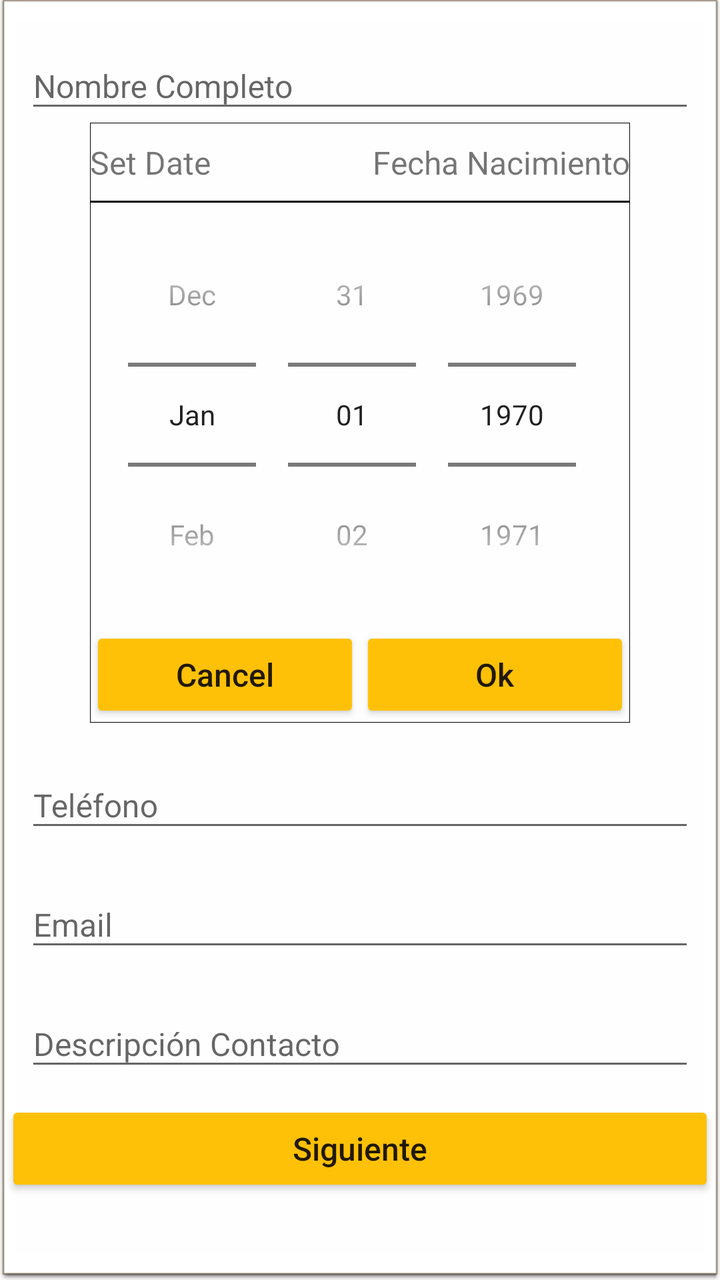
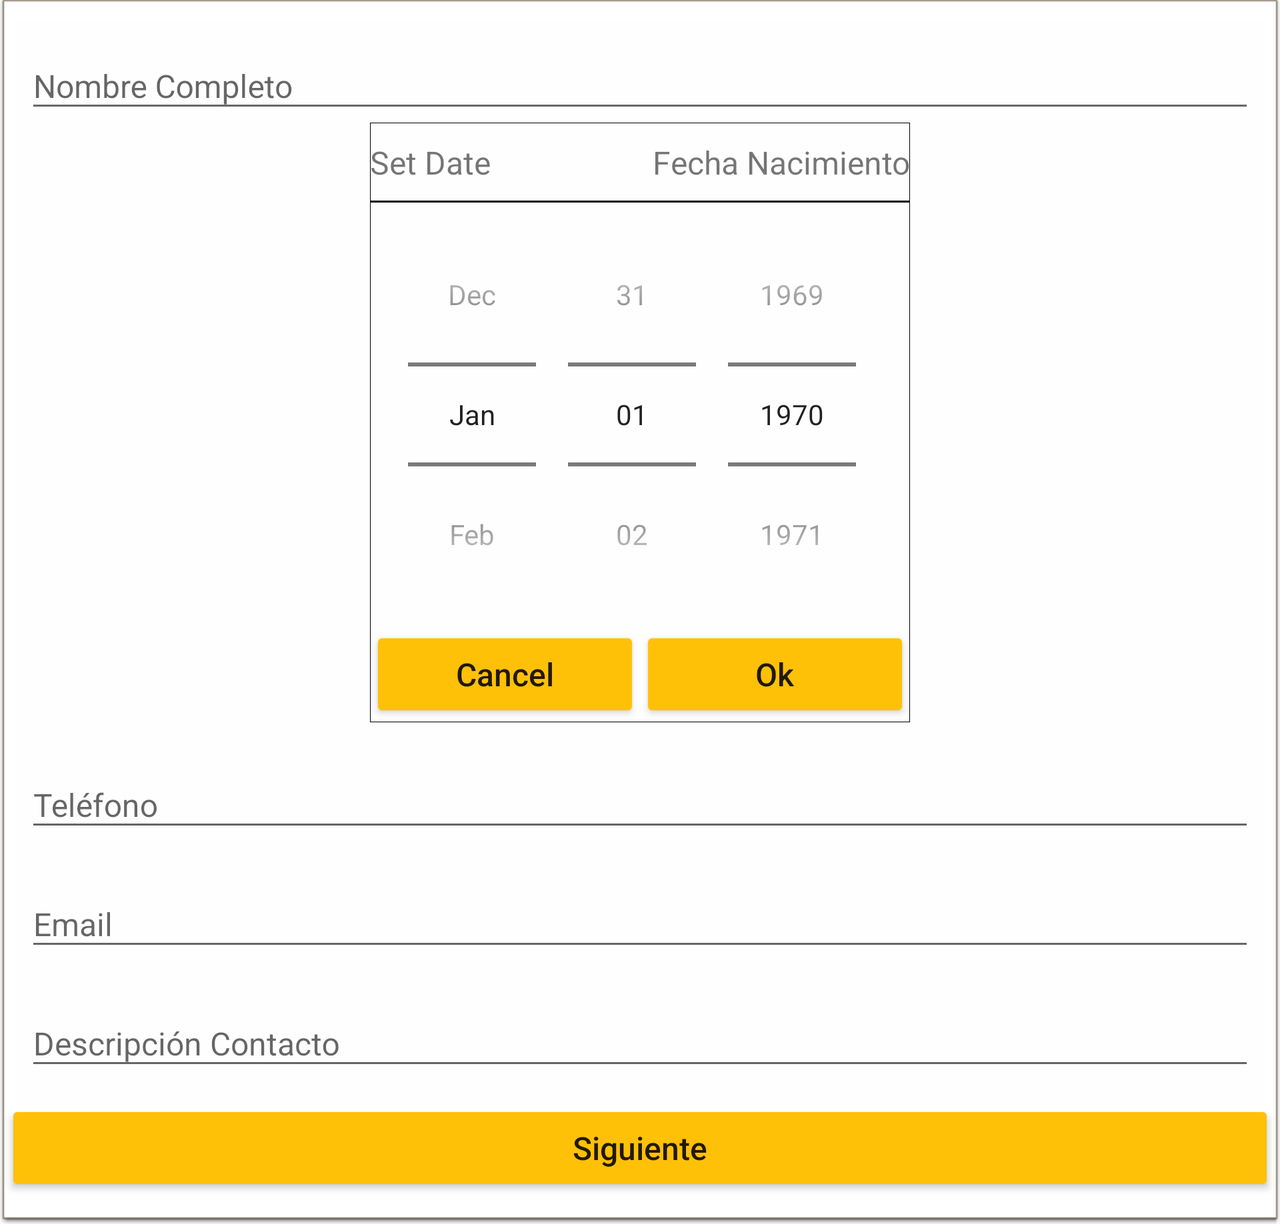

The same Android screen from two of the app's own layout files: first res/layout/ as a phone draws it, then the repository's variant for another configuration, drawn on a device whose configuration selects that folder. Both files follow.
<!-- AndroidManifest.xml: application theme AppTheme -->
<!-- res/layout/activity_main.xml -->
<?xml version="1.0" encoding="utf-8"?>
<RelativeLayout xmlns:android="http://schemas.android.com/apk/res/android"
    xmlns:app="http://schemas.android.com/apk/res-auto"
    xmlns:tools="http://schemas.android.com/tools"
    android:layout_width="match_parent"
    android:layout_height="match_parent"
    android:background="@android:drawable/editbox_dropdown_light_frame"
    tools:context=".MainActivity">

    <com.google.android.material.textfield.TextInputLayout
        android:id="@+id/tfNombre"
        android:layout_width="match_parent"
        android:layout_height="wrap_content"
        android:layout_marginLeft="@dimen/left"
        android:layout_marginTop="@dimen/top"
        android:layout_marginRight="@dimen/right"
        android:hint="@string/nombre">

        <com.google.android.material.textfield.TextInputEditText
            android:id="@+id/tieditNombre"
            android:layout_width="match_parent"
            android:layout_height="wrap_content"
            android:textSize="@dimen/textSize" />


    </com.google.android.material.textfield.TextInputLayout>

    <LinearLayout
        android:id="@+id/lldatePicker"
        android:layout_width="270dp"
        android:layout_height="wrap_content"
        android:layout_below="@+id/tfNombre"
        android:layout_centerInParent="true"
        android:background="@drawable/border"
        android:orientation="vertical">

        <LinearLayout
            android:id="@+id/tr1"
            android:layout_width="match_parent"
            android:layout_height="wrap_content"
            android:orientation="horizontal">

            <TextView
                android:id="@+id/setDate"
                android:layout_width="0dp"
                android:layout_height="40dp"
                android:layout_weight="1"
                android:background="@drawable/lineborder"
                android:text="@string/setDate"
                android:textSize="@dimen/textSize"
                android:gravity="center_vertical|left"/>

            <TextView
                android:id="@+id/fNacimiento"
                android:layout_width="0dp"
                android:layout_height="40dp"
                android:layout_weight="1"
                android:background="@drawable/lineborder"
                android:text="@string/fechaNac"
                android:textSize="@dimen/textSize"
                android:gravity="center_vertical|right"/>

        </LinearLayout>

        <DatePicker
            android:id="@+id/datePicker"
            android:layout_width="match_parent"
            android:layout_height="wrap_content"
            android:layout_below="@+id/titleDatePicker"
            android:layout_centerHorizontal="true"
            android:calendarViewShown="false"
            android:datePickerMode="spinner"
            android:headerDayOfMonthTextAppearance="@string/email"
            android:textSize="@dimen/textSize" />

        <LinearLayout
            android:id="@+id/tr2"
            android:layout_width="match_parent"
            android:layout_height="wrap_content"
            android:orientation="horizontal">

            <Button
                android:id="@+id/cancel_button"
                android:layout_width="0dp"
                android:layout_height="wrap_content"
                android:layout_weight="1"
                android:onClick="onclicCancel"
                android:text="@string/cancel"
                android:textAllCaps="false"
                android:textSize="@dimen/textSize"
                android:theme="@style/miBotonRaised" />

            <Button
                android:id="@+id/ok_button"
                android:layout_width="0dp"
                android:layout_height="wrap_content"
                android:layout_weight="1"
                android:onClick="onclicOk"
                android:text="@string/ok"
                android:textAllCaps="false"
                android:textSize="@dimen/textSize"
                android:theme="@style/miBotonRaised" />
        </LinearLayout>

    </LinearLayout>


    <com.google.android.material.textfield.TextInputLayout
        android:id="@+id/tfTelefono"
        android:layout_width="match_parent"
        android:layout_height="wrap_content"
        android:layout_below="@+id/lldatePicker"
        android:layout_marginLeft="@dimen/left"
        android:layout_marginTop="@dimen/top"
        android:layout_marginRight="@dimen/right"
        android:hint="@string/telefono">

        <com.google.android.material.textfield.TextInputEditText
            android:id="@+id/tieditTelefono"
            android:layout_width="match_parent"
            android:layout_height="wrap_content"
            android:textSize="@dimen/textSize" />

    </com.google.android.material.textfield.TextInputLayout>

    <com.google.android.material.textfield.TextInputLayout
        android:id="@+id/tfEmail"
        android:layout_width="match_parent"
        android:layout_height="wrap_content"
        android:layout_below="@id/tfTelefono"
        android:layout_marginLeft="@dimen/left"
        android:layout_marginTop="@dimen/top"
        android:layout_marginRight="@dimen/right"
        android:hint="@string/email">

        <com.google.android.material.textfield.TextInputEditText
            android:id="@+id/tieditEmail"
            android:layout_width="match_parent"
            android:layout_height="wrap_content"
            android:textSize="@dimen/textSize" />

    </com.google.android.material.textfield.TextInputLayout>

    <com.google.android.material.textfield.TextInputLayout
        android:id="@+id/tfDescContacto"
        android:layout_width="match_parent"
        android:layout_height="wrap_content"
        android:layout_below="@id/tfEmail"
        android:layout_marginLeft="@dimen/left"
        android:layout_marginTop="@dimen/top"
        android:layout_marginRight="@dimen/right"
        android:hint="@string/descContacto">

        <com.google.android.material.textfield.TextInputEditText
            android:id="@+id/tieditDescContact"
            android:layout_width="match_parent"
            android:layout_height="wrap_content"
            android:textSize="@dimen/textSize" />

    </com.google.android.material.textfield.TextInputLayout>

    <Button
        android:id="@+id/sig_button"
        android:layout_width="match_parent"
        android:layout_height="wrap_content"
        android:layout_below="@id/tfDescContacto"
        android:layout_marginTop="@dimen/top"
        android:layout_marginBottom="@dimen/bottom"
        android:onClick="onclickSiguiente"
        android:text="@string/siguiente"
        android:textAllCaps="false"
        android:textSize="@dimen/textSize"
        android:theme="@style/miBotonRaised" />

</RelativeLayout>
<!-- resources referenced by this layout -->
<resources>
  <dimen name="bottom">10dp</dimen>
  <dimen name="left">10dp</dimen>
  <dimen name="right">10dp</dimen>
  <dimen name="textSize">16sp</dimen>
  <dimen name="top">10dp</dimen>
  <!-- drawable border (drawable-v24) -->
  <?xml version="1.0" encoding="utf-8"?>
  <shape xmlns:android="http://schemas.android.com/apk/res/android"
      android:shape="rectangle">
      <stroke
          android:width="1px"
          android:color="@android:color/black"
          />
  </shape>
  <!-- drawable lineborder (drawable-v24) -->
  <?xml version="1.0" encoding="utf-8"?>
  <layer-list xmlns:android="http://schemas.android.com/apk/res/android">
      <item android:top="-2dp" android:left="-2dp" android:right="-2dp">
          <shape android:shape="rectangle">
              <stroke android:width="1dp" android:color="#000000" />
              <solid android:color="#00000000" />
          </shape>
      </item>
  </layer-list>
  <string name="cancel">Cancel</string>
  <string name="descContacto">Descripción Contacto</string>
  <string name="email">Email</string>
  <string name="fechaNac">Fecha Nacimiento</string>
  <string name="nombre">Nombre Completo</string>
  <string name="ok">Ok</string>
  <string name="setDate">Set Date</string>
  <string name="siguiente">Siguiente</string>
  <string name="telefono">Teléfono</string>
  <style name="miBotonRaised" parent="Theme.AppCompat.Light.DarkActionBar">
          
          <item name="colorButtonNormal">@color/colorAccent</item>
          <item name="colorControlHighlight">@color/white</item>
          <item name="colorAccent">@color/colorAccent</item>
      </style>
  <style name="AppTheme" parent="Theme.AppCompat.Light.DarkActionBar">
          
          <item name="colorPrimary">@color/colorPrimary</item>
          <item name="colorPrimaryDark">@color/colorPrimaryDark</item>
          <item name="colorAccent">@color/colorAccent</item>
      </style>
  <color name="colorAccent">#FFC107</color>
  <color name="white">#FFFFFF</color>
  <color name="colorPrimary">#673AB7</color>
  <color name="colorPrimaryDark">#512DA8</color>
</resources>
<!-- res/layout-land/activity_main.xml (the repository's variant of the layout above) -->
<!-- drawn on the phone turned sideways -->
<?xml version="1.0" encoding="utf-8"?>
<ScrollView xmlns:android="http://schemas.android.com/apk/res/android"
    xmlns:app="http://schemas.android.com/apk/res-auto"
    xmlns:tools="http://schemas.android.com/tools"
    android:layout_width="match_parent"
    android:layout_height="match_parent">
    <RelativeLayout
        android:layout_width="match_parent"
        android:layout_height="match_parent"
        android:background="@android:drawable/editbox_dropdown_light_frame"
        tools:context=".MainActivity">

        <com.google.android.material.textfield.TextInputLayout
            android:id="@+id/tfNombre"
            android:layout_width="match_parent"
            android:layout_height="wrap_content"
            android:layout_marginLeft="@dimen/left"
            android:layout_marginTop="@dimen/top"
            android:layout_marginRight="@dimen/right"
            android:hint="@string/nombre">

            <com.google.android.material.textfield.TextInputEditText
                android:id="@+id/tieditNombre"
                android:layout_width="match_parent"
                android:layout_height="wrap_content"
                android:textSize="@dimen/textSize" />


        </com.google.android.material.textfield.TextInputLayout>

        <LinearLayout
            android:id="@+id/lldatePicker"
            android:layout_width="270dp"
            android:layout_height="wrap_content"
            android:layout_below="@+id/tfNombre"
            android:layout_centerInParent="true"
            android:background="@drawable/border"
            android:orientation="vertical">

            <LinearLayout
                android:id="@+id/tr1"
                android:layout_width="match_parent"
                android:layout_height="wrap_content"
                android:orientation="horizontal">

                <TextView
                    android:id="@+id/setDate"
                    android:layout_width="0dp"
                    android:layout_height="40dp"
                    android:layout_weight="1"
                    android:background="@drawable/lineborder"
                    android:text="@string/setDate"
                    android:textSize="@dimen/textSize"
                    android:gravity="center_vertical|left"/>

                <TextView
                    android:id="@+id/fNacimiento"
                    android:layout_width="0dp"
                    android:layout_height="40dp"
                    android:layout_weight="1"
                    android:background="@drawable/lineborder"
                    android:text="@string/fechaNac"
                    android:textSize="@dimen/textSize"
                    android:gravity="center_vertical|right"/>

            </LinearLayout>

            <DatePicker
                android:id="@+id/datePicker"
                android:layout_width="match_parent"
                android:layout_height="wrap_content"
                android:layout_below="@+id/titleDatePicker"
                android:layout_centerHorizontal="true"
                android:calendarViewShown="false"
                android:datePickerMode="spinner"
                android:headerDayOfMonthTextAppearance="@string/email"
                android:textSize="@dimen/textSize" />

            <LinearLayout
                android:id="@+id/tr2"
                android:layout_width="match_parent"
                android:layout_height="wrap_content"
                android:orientation="horizontal">

                <Button
                    android:id="@+id/cancel_button"
                    android:layout_width="0dp"
                    android:layout_height="wrap_content"
                    android:layout_weight="1"
                    android:onClick="onclicCancel"
                    android:text="@string/cancel"
                    android:textAllCaps="false"
                    android:textSize="@dimen/textSize"
                    android:theme="@style/miBotonRaised" />

                <Button
                    android:id="@+id/ok_button"
                    android:layout_width="0dp"
                    android:layout_height="wrap_content"
                    android:layout_weight="1"
                    android:onClick="onclicOk"
                    android:text="@string/ok"
                    android:textAllCaps="false"
                    android:textSize="@dimen/textSize"
                    android:theme="@style/miBotonRaised" />
            </LinearLayout>

        </LinearLayout>


        <com.google.android.material.textfield.TextInputLayout
            android:id="@+id/tfTelefono"
            android:layout_width="match_parent"
            android:layout_height="wrap_content"
            android:layout_below="@+id/lldatePicker"
            android:layout_marginLeft="@dimen/left"
            android:layout_marginTop="@dimen/top"
            android:layout_marginRight="@dimen/right"
            android:hint="@string/telefono">

            <com.google.android.material.textfield.TextInputEditText
                android:id="@+id/tieditTelefono"
                android:layout_width="match_parent"
                android:layout_height="wrap_content"
                android:textSize="@dimen/textSize" />

        </com.google.android.material.textfield.TextInputLayout>

        <com.google.android.material.textfield.TextInputLayout
            android:id="@+id/tfEmail"
            android:layout_width="match_parent"
            android:layout_height="wrap_content"
            android:layout_below="@id/tfTelefono"
            android:layout_marginLeft="@dimen/left"
            android:layout_marginTop="@dimen/top"
            android:layout_marginRight="@dimen/right"
            android:hint="@string/email">

            <com.google.android.material.textfield.TextInputEditText
                android:id="@+id/tieditEmail"
                android:layout_width="match_parent"
                android:layout_height="wrap_content"
                android:textSize="@dimen/textSize" />

        </com.google.android.material.textfield.TextInputLayout>

        <com.google.android.material.textfield.TextInputLayout
            android:id="@+id/tfDescContacto"
            android:layout_width="match_parent"
            android:layout_height="wrap_content"
            android:layout_below="@id/tfEmail"
            android:layout_marginLeft="@dimen/left"
            android:layout_marginTop="@dimen/top"
            android:layout_marginRight="@dimen/right"
            android:hint="@string/descContacto">

            <com.google.android.material.textfield.TextInputEditText
                android:id="@+id/tieditDescContact"
                android:layout_width="match_parent"
                android:layout_height="wrap_content"
                android:textSize="@dimen/textSize" />

        </com.google.android.material.textfield.TextInputLayout>

        <Button
            android:id="@+id/sig_button"
            android:layout_width="match_parent"
            android:layout_height="wrap_content"
            android:layout_below="@id/tfDescContacto"
            android:layout_marginTop="@dimen/top"
            android:layout_marginBottom="@dimen/bottom"
            android:onClick="onclickSiguiente"
            android:text="@string/siguiente"
            android:textAllCaps="false"
            android:textSize="@dimen/textSize"
            android:theme="@style/miBotonRaised" />

    </RelativeLayout>
</ScrollView>
